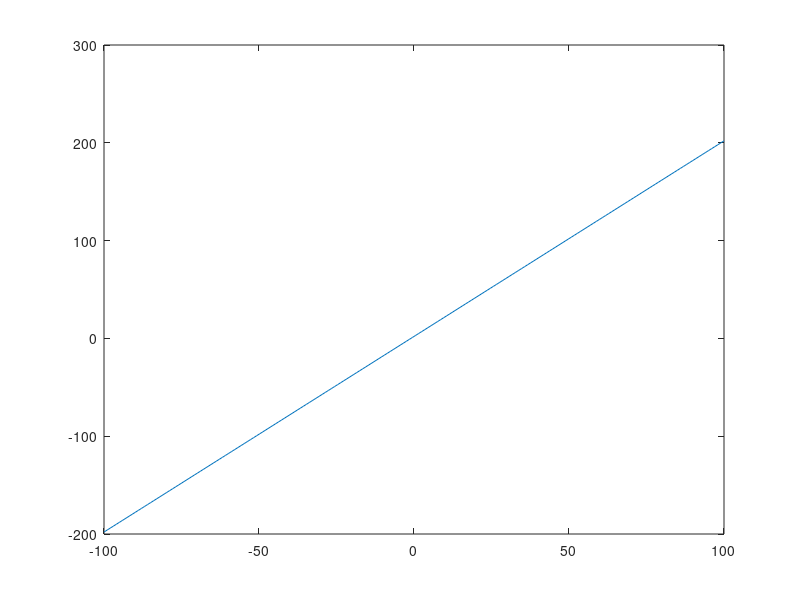

The MATLAB script that drew this image: (Note: this script raises an error after producing the figure.)
function [] = newton()
%   This is the main method that uses poly.m to calculate the roots of a
%   polynomial using Newton's method.

format long

% coefficient matrix
a = [2, 2];

% absolute error for Newton iteration
abserr = 0.5;

% maximum iterations
itmax = 10;

% initial condition
init = 1;

x = linspace(-100,100,200);
f = polyval(a, x);

plot(x, f);

%now use Newton's method to find a root
bool = 1;
xk = init;
xk1 = 0;
k = 1;

while(bool == 1)

   if(bool == 1)
        [p, pprime] = poly(a, xk);
        xvals(k) = xk;
        pvals(k) = p;
        kvals(k) = k;
        xk1 = xk - p / pprime;
        k = k+1;

   end

    if(k < itmax) && (abs(xk - xk1) > abserr)
        bool = 1;
    else
        bool = 0;
    end
    xk = xk1;

end

iteration = (kvals)'
xvalue = (xvals)'
fvalue = (pvals)'
